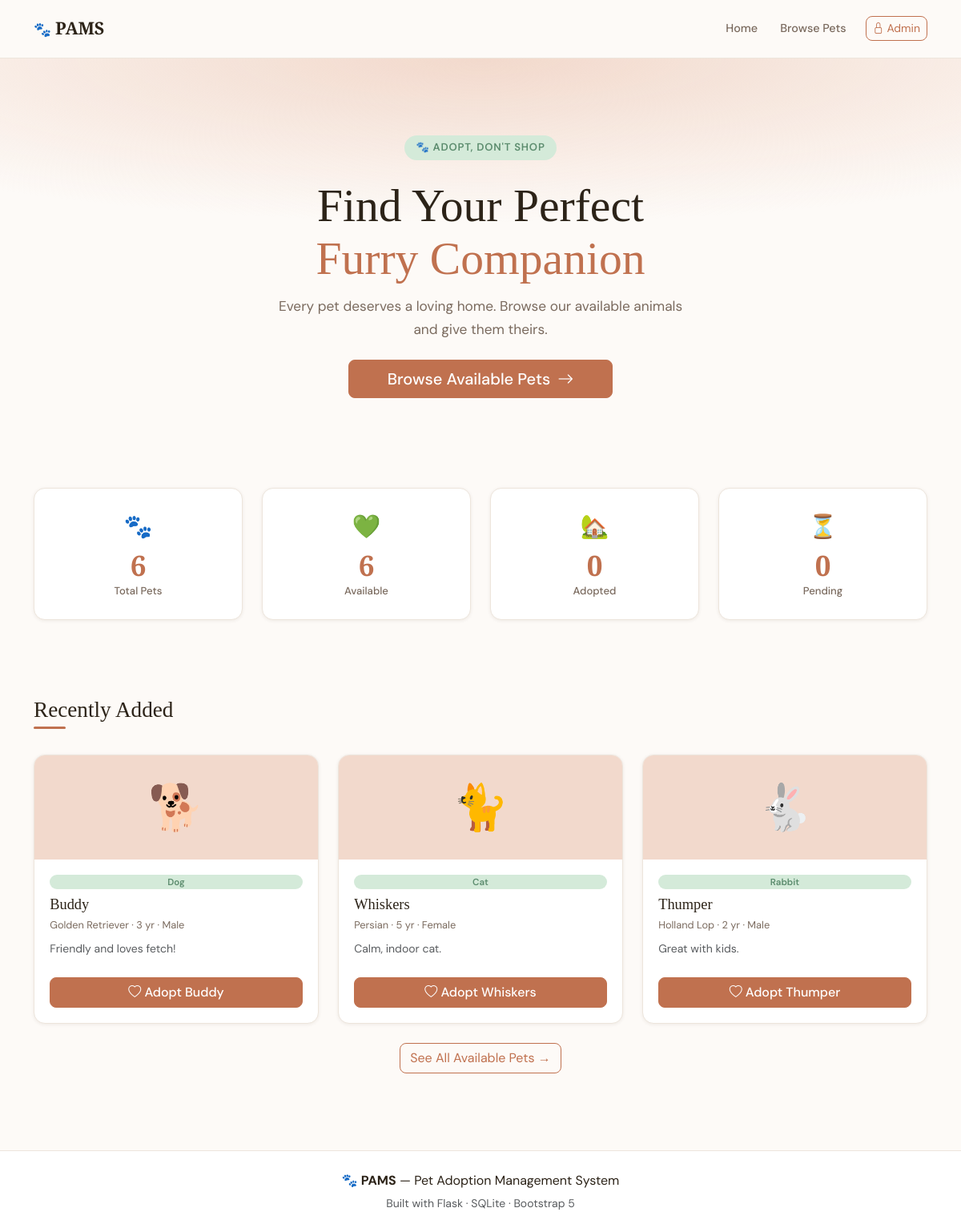
The page / on the database its author committed.
### tables this page shows
CREATE TABLE Pets (
            pet_id      INTEGER PRIMARY KEY AUTOINCREMENT,
            name        TEXT    NOT NULL,
            species     TEXT    NOT NULL,
            breed       TEXT,
            age         INTEGER CHECK(age >= 0),
            gender      TEXT    CHECK(gender IN ('Male','Female','Unknown')),
            description TEXT,
            image_url   TEXT    DEFAULT '/static/img/default_pet.png',
            status      TEXT    DEFAULT 'Available'
                        CHECK(status IN ('Available','Pending','Adopted')),
            added_on    TEXT    DEFAULT (DATE('now'))
        );

### app.py (the view)
@app.route('/')
def home():
    db = get_db()
    stats = {
        'total':    db.execute("SELECT COUNT(*) FROM Pets").fetchone()[0],
        'available':db.execute("SELECT COUNT(*) FROM Pets WHERE status='Available'").fetchone()[0],
        'adopted':  db.execute("SELECT COUNT(*) FROM Pets WHERE status='Adopted'").fetchone()[0],
        'pending':  db.execute("SELECT COUNT(*) FROM Adoption_Requests WHERE status='Pending'").fetchone()[0],
    }
    recent = db.execute(
        "SELECT * FROM Pets WHERE status='Available' ORDER BY added_on DESC LIMIT 3"
    ).fetchall()
    return render_template('home.html', stats=stats, recent=recent)

### app.py (called while the page is built)
def get_db():
    if 'db' not in g:
        g.db = get_db_connection()
    return g.db

### database.py (called while the page is built)
def get_db_connection():
    conn = sqlite3.connect(DB_PATH)
    conn.row_factory = sqlite3.Row
    conn.execute("PRAGMA foreign_keys = ON")   # enforce FK constraints
    conn.execute("PRAGMA journal_mode = WAL")  # better concurrent read perf
    return conn

### templates/home.html (shortened to what this page needs)
{% extends "base.html" %}
{% block content %}
<section class="hero-section text-center">
  <div class="container">
    <div class="hero-badge mb-3">🐾 Adopt, Don't Shop</div>
    <h1 class="hero-title">Find Your Perfect<br><span class="text-accent">Furry Companion</span></h1>
    <p class="hero-subtitle">Every pet deserves a loving home. Browse our available animals and give them theirs.</p>
    <div class="d-flex gap-3 justify-content-center flex-wrap mt-4">
      <a href="{{ url_for('pets') }}" class="btn btn-primary btn-lg px-5">
        Browse Available Pets <i class="bi bi-arrow-right ms-1"></i>
      </a>
    </div>
  </div>
</section>
<section class="stats-section">
  <div class="container">
    <div class="row g-4 justify-content-center">
      <div class="col-6 col-md-3">
        <div class="stat-card text-center">
          <div class="stat-icon">🐾</div>
          <div class="stat-number">{{ stats.total }}</div>
          <div class="stat-label">Total Pets</div>
        </div>
      </div>
      <div class="col-6 col-md-3">
        <div class="stat-card text-center">
          <div class="stat-icon">💚</div>
          <div class="stat-number">{{ stats.available }}</div>
          <div class="stat-label">Available</div>
        </div>
      </div>
      <div class="col-6 col-md-3">
        <div class="stat-card text-center">
          <div class="stat-icon">🏡</div>
          <div class="stat-number">{{ stats.adopted }}</div>
          <div class="stat-label">Adopted</div>
        </div>
      </div>
      <div class="col-6 col-md-3">
        <div class="stat-card text-center">
          <div class="stat-icon">⏳</div>
          <div class="stat-number">{{ stats.pending }}</div>
          <div class="stat-label">Pending</div>
        </div>
      </div>
    </div>
  </div>
</section>
{% if recent %}
<section class="py-5">
  <div class="container">
    <h2 class="section-title">Recently Added</h2>
    <div class="row g-4 mt-2">
      {% for pet in recent %}
      <div class="col-md-4">
        <div class="pet-card h-100">
          <div class="pet-card-img-wrap">
            <span class="pet-emoji">{{ '🐕' if pet['species']=='Dog' else '🐈' if pet['species']=='Cat' else '🐇' if pet['species']=='Rabbit' else '🐠' if pet['species']=='Fish' else '🐾' }}</span>
          </div>
          <div class="pet-card-body">
            <span class="badge badge-species">{{ pet['species'] }}</span>
            <h5 class="pet-name mt-2">{{ pet['name'] }}</h5>
            <p class="pet-meta">{{ pet['breed'] or 'Mixed' }} · {{ pet['age'] or '?' }} yr · {{ pet['gender'] }}</p>
            <p class="pet-desc text-muted small">{{ pet['description'] or '' }}</p>
            <a href="{{ url_for('adopt', pet_id=pet['pet_id']) }}" class="btn btn-primary w-100 mt-2">
              <i class="bi bi-heart"></i> Adopt {{ pet['name'] }}
            </a>
          </div>
        </div>
      </div>
      {% endfor %}
    </div>
    <div class="text-center mt-4">
      <a href="{{ url_for('pets') }}" class="btn btn-outline-primary">See All Available Pets →</a>
    </div>
  </div>
</section>
{% endif %}
{% endblock %}

### static/style.css (style rules this page uses)
:root { --clr-primary: #C0714F; --clr-primary-dk: #9E5939; --clr-primary-lt: #F2D9CC; --clr-accent: #5C8C6E; --clr-accent-lt: #D4EAD9; --clr-bg: #FDFAF7; --clr-surface: #FFFFFF; --clr-border: #EDE5DC; --clr-text: #2C2318; --clr-muted: #7A6A5E; --clr-yellow: #F5C842; --radius: 14px; --shadow-sm: 0 1px 4px rgba(60,35,15,.08); --shadow-md: 0 4px 20px rgba(60,35,15,.10); --shadow-lg: 0 8px 40px rgba(60,35,15,.14); --transition: 0.22s ease; }
*, *::before, *::after { box-sizing: border-box; }
body { font-family: 'DM Sans', sans-serif; background: var(--clr-bg); color: var(--clr-text); line-height: 1.65; min-height: 100vh; }
h1,h2,h3,h4,h5,h6 { font-family: 'Playfair Display', serif; color: var(--clr-text); }
a { color: var(--clr-primary); text-decoration: none; }
.btn-primary { background: var(--clr-primary); border-color: var(--clr-primary); color: #fff; border-radius: 8px; font-weight: 500; transition: background var(--transition), transform var(--transition); }
.btn-outline-primary { color: var(--clr-primary); border-color: var(--clr-primary); border-radius: 8px; }
.hero-section { padding: 6rem 0 4rem; background: radial-gradient(ellipse 120% 60% at 50% 0%, var(--clr-primary-lt) 0%, transparent 70%), var(--clr-bg); }
.hero-badge { display: inline-block; background: var(--clr-accent-lt); color: var(--clr-accent); font-size: .82rem; font-weight: 600; letter-spacing: .06em; text-transform: uppercase; padding: .3rem .9rem; border-radius: 20px; }
.hero-title { font-size: clamp(2.2rem, 5vw, 3.6rem); line-height: 1.15; margin-top: .5rem; }
.text-accent { color: var(--clr-primary); }
.hero-subtitle { color: var(--clr-muted); font-size: 1.08rem; max-width: 520px; margin: .75rem auto 0; }
.stats-section { padding: 3rem 0; }
.stat-card { background: var(--clr-surface); border: 1px solid var(--clr-border); border-radius: var(--radius); padding: 1.5rem 1rem; box-shadow: var(--shadow-sm); transition: box-shadow var(--transition), transform var(--transition); }
.stat-icon { font-size: 1.8rem; }
.stat-number { font-family: 'Playfair Display', serif; font-size: 2.2rem; font-weight: 700; color: var(--clr-primary); line-height: 1.1; margin-top: .25rem; }
.stat-label { font-size: .82rem; color: var(--clr-muted); font-weight: 500; margin-top: .15rem; }
.section-title { font-size: 1.7rem; position: relative; padding-bottom: .5rem; }
.section-title::after { content: ''; position: absolute; bottom: 0; left: 0; width: 40px; height: 3px; background: var(--clr-primary); border-radius: 2px; }
.pet-card { background: var(--clr-surface); border: 1px solid var(--clr-border); border-radius: var(--radius); overflow: hidden; display: flex; flex-direction: column; box-shadow: var(--shadow-sm); transition: box-shadow var(--transition), transform var(--transition); }
.pet-card-img-wrap { background: var(--clr-primary-lt); display: flex; align-items: center; justify-content: center; height: 130px; font-size: 3.5rem; }
.pet-card-body { padding: 1.2rem; display: flex; flex-direction: column; flex: 1; }
.pet-name { font-family: 'Playfair Display', serif; font-size: 1.15rem; margin-bottom: .2rem; }
.pet-meta { font-size: .8rem; color: var(--clr-muted); margin-bottom: .5rem; }
.pet-desc { flex-grow: 1; }
.badge-species { background: var(--clr-accent-lt); color: var(--clr-accent); font-size: .72rem; font-weight: 600; padding: .2rem .55rem; border-radius: 20px; }

### rows shown on the page
Pets: species "🐕", species "Dog", name "Buddy", breed "Golden Retriever", age "3", gender "Male", description "Friendly and loves fetch!"
Pets: species "🐈", species "Cat", name "Whiskers", breed "Persian", age "5", gender "Female", description "Calm, indoor cat."
Pets: species "🐇", species "Rabbit", name "Thumper", breed "Holland Lop", age "2", gender "Male", description "Great with kids."

### other values the page prints
{{ stats.total }} "6"
{{ stats.available }} "6"
{{ stats.adopted }} "0"
{{ stats.pending }} "0"
